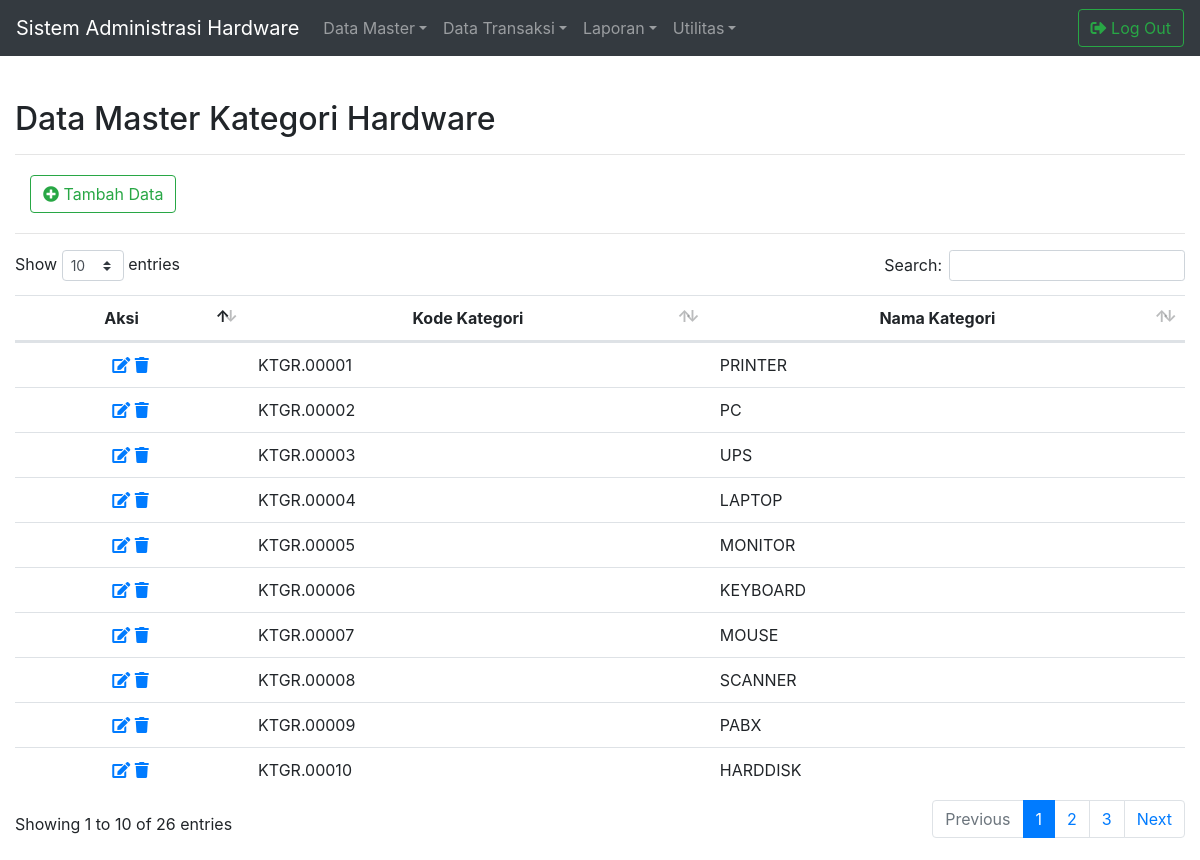
Screenshot of /master/FormDataMstKategori.php (signed in) with the database file from the repository.
### tables this page shows
CREATE TABLE `mst_kategori` (
  `kode_kategori` varchar(10) NOT NULL,
  `nama_kategori` varchar(50) NOT NULL,
  `tanggal_entri` date NOT NULL,
  `tanggal_pembaruan` date NOT NULL
);

### library/modul.php (called while the page is built, shortened)
<?php
$Koneksi = mysqli_connect("localhost", "root", "", "db_hardware") or die (mysqli_error());
function Query($Query){
	global $Koneksi;
	$HasilQuery	= mysqli_query($Koneksi, $Query);
	$Wadah = [];
	while($Baris = mysqli_fetch_assoc($HasilQuery)){
		$Wadah[] = $Baris;
	}
	return $Wadah;
}
?>

### master/FormDataMstKategori.php (the view, shortened to what this page needs)
<?php
include_once("../library/modul.php");
$TampilDataMstKategori = Query("SELECT * FROM mst_kategori ORDER BY kode_kategori ASC");
?>
<html>
<head>
<link rel="stylesheet" href="../library/bootstrap/css/bootstrap.min.css">
<link rel="stylesheet" href="../library/datatables/css/dataTables.bootstrap4.min.css">
<link rel="stylesheet" href="../library/fontawesome/css/all.css">
<link rel="stylesheet" href="../library/custom.css">
<link rel="stylesheet" href="../library/bootstrap4navbar/css/bootstrap-4-navbar.css">
</head>
<body>
<?php include_once ("../library/navbar.php"); ?>
<div class="container-fluid">
	<div id="JudulForm">
		<h2>Data Master Kategori Hardware</h2>
		<hr>
	</div>
</div>
<div class="container-fluid" id="TampilDataMasterKategori">
	<div class="container-fluid" id="TambahData">
		<a href="../master/EntriDataMstKategori.php"><button type="button" class=" btn btn-outline-success"><i class="fas fa-plus-circle"></i> Tambah Data
		</button></a>
	</div>
	<hr>
	<table class="table table-hover" id="TabelTampilData">
		<thead align="center">
			<tr>
				<th>Aksi</th>
				<th>Kode Kategori</th>
				<th>Nama Kategori</th>
			</tr>
		</thead>
		<tbody>
		<?php foreach($TampilDataMstKategori as $Baris) : ?>
		<tr>
			<td align="center">
				<a href="UbahDataMstKategori.php?kode_kategori=<?php echo $Baris["kode_kategori"] ?>" data-toggle="tooltip" data-placement="bottom" title="Ubah Data"><i class="fas fa-edit"></i></a>
				<a href="HapusDataMstKategori.php?kode_kategori=<?php echo $Baris["kode_kategori"] ?>" data-toggle="tooltip" data-placement="bottom" title="Hapus Data" onclick="return confirm('Yakin Data Akan Dihapus?');"><i class="fas fa-trash"></i></a>
			</td>
			<td><?php echo $Baris["kode_kategori"] ?></td>
			<td><?php echo $Baris["nama_kategori"] ?></td>
		</tr>
		<?php endforeach; ?>
		</tbody>
	</table>
</div>
</body>
</html>

### library/custom.css (style rules this page uses)
#JudulForm { margin-top: 100px; margin-bottom: 20px; }
#TampilDataMasterKategori { margin-bottom: 20px; }
#TambahData { margin-bottom: 20px; }

### rows the page displays
mst_kategori: kode_kategori "KTGR.00001", nama_kategori "PRINTER"
mst_kategori: kode_kategori "KTGR.00002", nama_kategori "PC"
mst_kategori: kode_kategori "KTGR.00003", nama_kategori "UPS"
mst_kategori: kode_kategori "KTGR.00004", nama_kategori "LAPTOP"
mst_kategori: kode_kategori "KTGR.00005", nama_kategori "MONITOR"
mst_kategori: kode_kategori "KTGR.00006", nama_kategori "KEYBOARD"
mst_kategori: kode_kategori "KTGR.00007", nama_kategori "MOUSE"
mst_kategori: kode_kategori "KTGR.00008", nama_kategori "SCANNER"
mst_kategori: kode_kategori "KTGR.00009", nama_kategori "PABX"
mst_kategori: kode_kategori "KTGR.00010", nama_kategori "HARDDISK"
